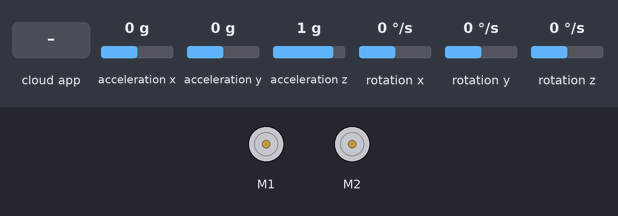
Simulated run of this sketch. Board: Arduino Leonardo, built with avr-gcc and run on an emulated ATmega32U4. Parts: 2 × DC motor (green arrow = forward, orange = backward, longer = faster). The inputs (shaded band) are chosen by the test bench; at power-on: acceleration x 0 g, acceleration y 0 g, acceleration z 1 g, rotation x 0 °/s, rotation y 0 °/s, rotation z 0 °/s. The ROS host is connected and sends only what is stated.

Above: at 1.2 s.
1.3 s: the phone or cloud app sets linear.x to -100
At 2.0 s:
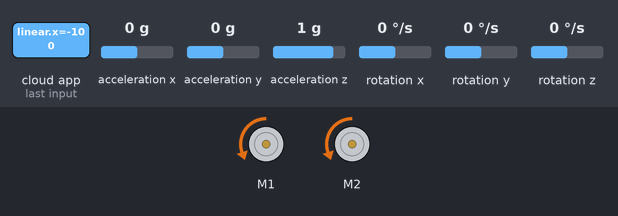
2.8 s: the phone or cloud app sets linear.x to 100
At 3.2 s:
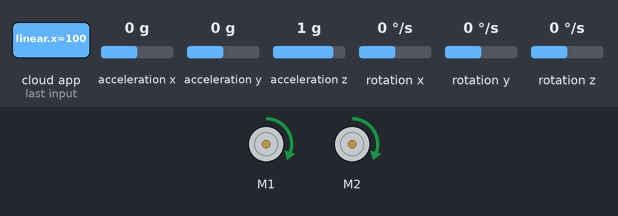
4.3 s: the phone or cloud app sets linear.x to 0
At 5.3 s:
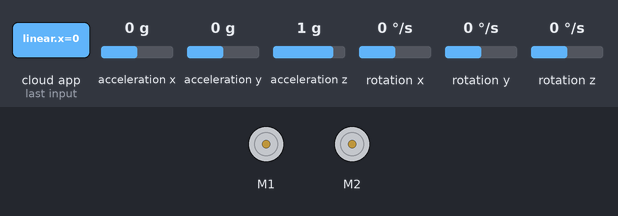
5.8 s: the phone or cloud app sets angular.z to -100
At 6.6 s:
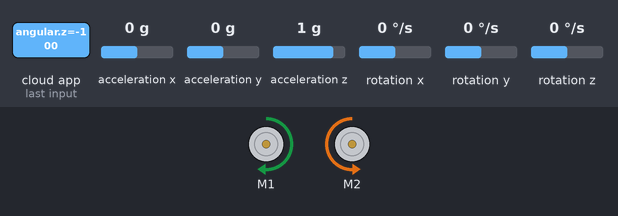
7.3 s: the phone or cloud app sets angular.z to 0
At 7.8 s:
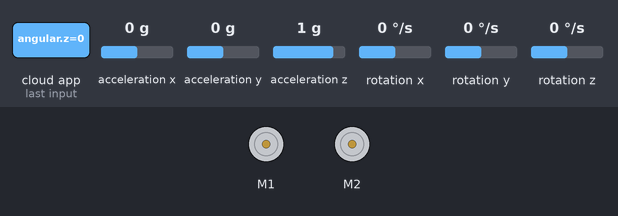
Timing chart, 0 to 9.8 s (numbered marks = the images above; inputs shaded):
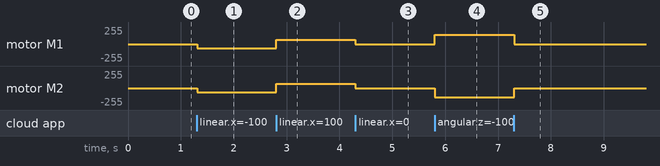

Measured:
- after the input at 1.3 s, motor M1, motor M2: stopped → backward 63/255 at once
- after the input at 2.8 s, motor M1, motor M2: backward 63/255 → forward 63/255 at once
- after the input at 4.3 s, motor M1, motor M2: forward 63/255 → stopped at once
- after the input at 5.8 s, motor M1: stopped → forward 140/255 at once; motor M2: stopped → backward 140/255 at once
- after the input at 7.3 s, motor M1: forward 140/255 → stopped at once; motor M2: backward 140/255 → stopped at once

The sketch:

JoyControl.ino
```cpp
#define USE_USBCON
#include <ros.h>
#include <std_msgs/String.h>
#include <Wire.h>
#include <LSM303.h>
#include <Zumo32U4.h>
#include <geometry_msgs/Twist.h>

long timer = 0;
int vright = 0;
int vleft = 0;
int basespeed = 100;
int16_t positionLeft = 0;
int16_t positionRight = 0;
int16_t newLeft = 0;
int16_t newRight = 0;
float linear_x = 0.0f;
float angle_z = 0.0f;
float threshold_val = 0.8f;
std_msgs::String str_msg;

LSM303 compass;
L3G gyro;
Zumo32U4Motors motors;
Zumo32U4Encoders encoders;
ros::NodeHandle nh;

void motorcontrol(const geometry_msgs::Twist& twist)
{
  linear_x = twist.linear.x;
  angle_z = twist.angular.z;

  if((abs(linear_x)<=threshold_val)&&(abs(angle_z)<=threshold_val)){
    motors.setSpeeds(0,0);
    delay(2);
  }else if(linear_x != 0.0f){
    if(linear_x > 0){
      motors.setSpeeds(0,0);
      delay(2);
      vleft = basespeed;
      vright = basespeed;
      motors.setSpeeds(vleft,vright);
    }else if(linear_x <0){
      motors.setSpeeds(0,0);
      delay(2);
      vleft = -1*basespeed;
      vright = -1*basespeed;
      motors.setSpeeds(vleft,vright);
    }else{
      motors.setSpeeds(0,0);
      delay(2);
    }
  }else{
    if(angle_z > 0.0f){
      motors.setSpeeds(0,0);
      delay(2);
      vleft = -1*(basespeed+120);
      vright = (basespeed+120);
      motors.setSpeeds(vleft,vright);
    }else if(angle_z < 0.0f){
      motors.setSpeeds(0,0);
      delay(2);
      vleft = (basespeed+120);
      vright = -1*(basespeed+120);
      motors.setSpeeds(vleft,vright);
   }else{
      motors.setSpeeds(0,0);
      delay(2);
   }
 }
}

ros::Subscriber<geometry_msgs::Twist> sub("cmd_vel", motorcontrol);
ros::Publisher chatter("/sensorval", &str_msg);

void setup() {
  Wire.begin();

  encoders.getCountsAndResetLeft();
  encoders.getCountsAndResetRight();

  nh.initNode();              // Init ROS Node
  nh.advertise(chatter);      // Init ROS Publisher
  nh.subscribe(sub);          // Init ROS Subscriber

  compass.init();             // Init magnetmeter
  compass.enableDefault();

  gyro.init();                // Init gyrometer
  gyro.enableDefault();
}

void loop() {
  compass.read();
  gyro.read();
  timer = millis();
  newLeft = encoders.getCountsAndResetLeft();
  newRight = encoders.getCountsAndResetRight();
  if(!(encoders.checkErrorLeft()) && !(encoders.checkErrorRight())){
    positionLeft = newLeft;
    positionRight = newRight;
  }
  String s = "";
  s += timer;
  s += ',';
  s += compass.a.x;
  s += ',';
  s += compass.a.y;
  s += ',';
  s += compass.a.z;
  s += ',';
  s += compass.m.x;
  s += ',';
  s += compass.m.y;
  s += ',';
  s += compass.m.z;
  s += ',';
  s += vleft;
  s += ',';
  s += vright;
  s += ',';
  s += positionLeft;
  s += ',';
  s += positionRight;
  s += ',';
  s += gyro.g.x;
  s += ',';
  s += gyro.g.y;
  s += ',';
  s += gyro.g.z;

  str_msg.data = s.c_str();
  chatter.publish(&str_msg);
  nh.spinOnce();
  delay(1);
 }
```
